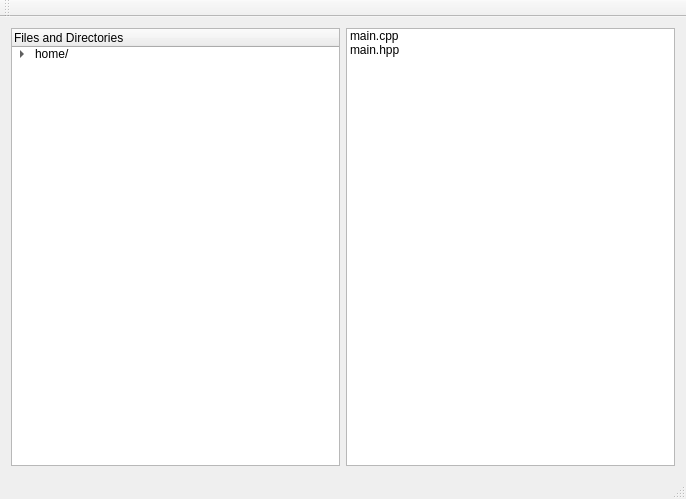
<?xml version="1.0" encoding="UTF-8"?>
<ui version="4.0">
 <class>MainWindow</class>
 <widget class="QMainWindow" name="MainWindow">
  <property name="geometry">
   <rect>
    <x>0</x>
    <y>0</y>
    <width>686</width>
    <height>499</height>
   </rect>
  </property>
  <property name="windowTitle">
   <string>MainWindow</string>
  </property>
  <widget class="QWidget" name="centralWidget">
   <layout class="QHBoxLayout" name="horizontalLayout">
    <item>
     <widget class="QTreeWidget" name="treeWidget">
      <column>
       <property name="text">
        <string>Files and Directories</string>
       </property>
      </column>
      <item>
       <property name="text">
        <string>home/</string>
       </property>
       <item>
        <property name="text">
         <string>username/</string>
        </property>
        <item>
         <property name="text">
          <string>Desktop/</string>
         </property>
        </item>
        <item>
         <property name="text">
          <string>Documents/</string>
         </property>
        </item>
        <item>
         <property name="text">
          <string>Downloads/</string>
         </property>
        </item>
        <item>
         <property name="text">
          <string>Pictures/</string>
         </property>
        </item>
        <item>
         <property name="text">
          <string>Projects/</string>
         </property>
         <item>
          <property name="text">
           <string>QtLabs/</string>
          </property>
          <item>
           <property name="text">
            <string>lab1/</string>
           </property>
           <item>
            <property name="text">
             <string>main.cpp</string>
            </property>
           </item>
           <item>
            <property name="text">
             <string>main.hpp</string>
            </property>
           </item>
          </item>
         </item>
        </item>
        <item>
         <property name="text">
          <string>Videos/</string>
         </property>
        </item>
       </item>
      </item>
     </widget>
    </item>
    <item>
     <widget class="QListWidget" name="listWidget">
      <item>
       <property name="text">
        <string>main.cpp</string>
       </property>
      </item>
      <item>
       <property name="text">
        <string>main.hpp</string>
       </property>
      </item>
     </widget>
    </item>
   </layout>
  </widget>
  <widget class="QToolBar" name="mainToolBar">
   <attribute name="toolBarArea">
    <enum>TopToolBarArea</enum>
   </attribute>
   <attribute name="toolBarBreak">
    <bool>false</bool>
   </attribute>
  </widget>
  <widget class="QStatusBar" name="statusBar"/>
 </widget>
 <layoutdefault spacing="6" margin="11"/>
 <resources/>
 <connections/>
</ui>
